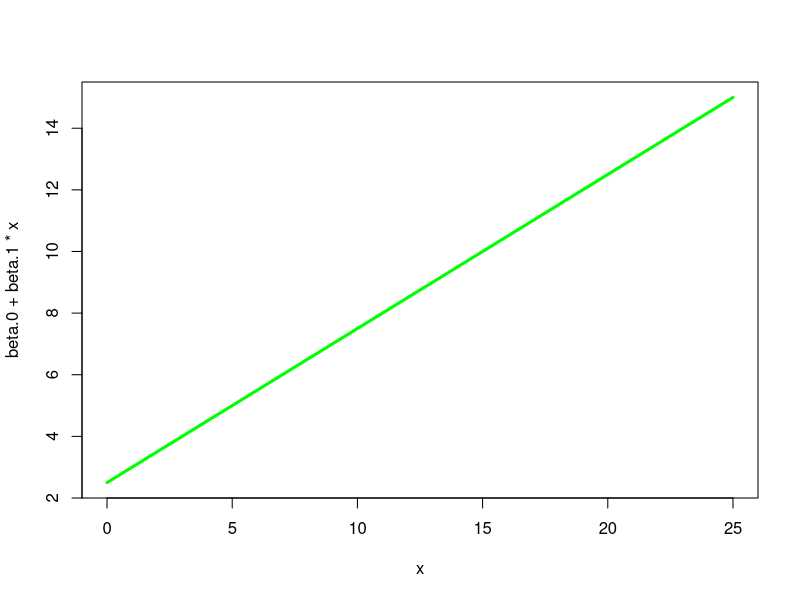
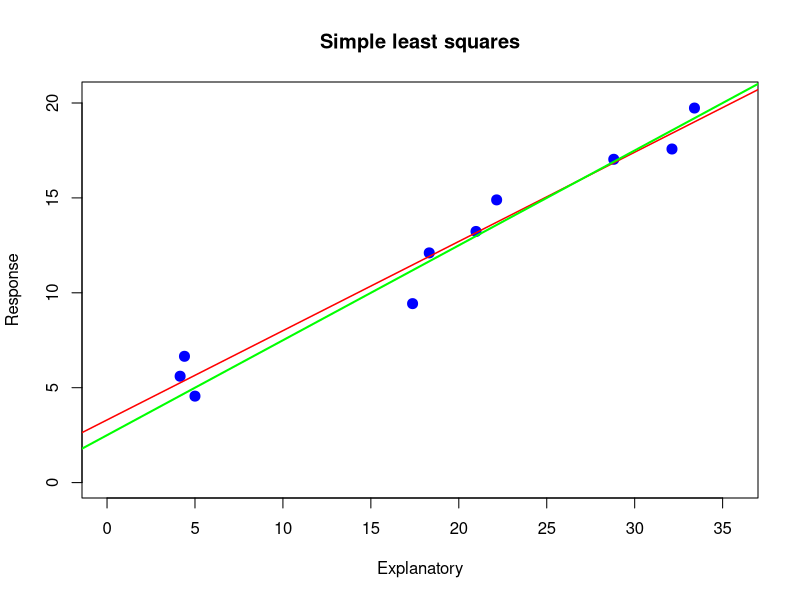
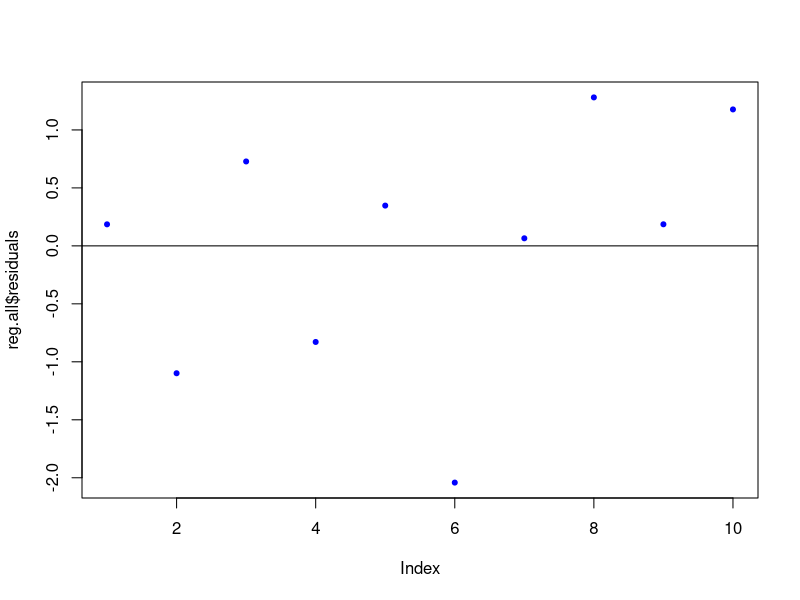
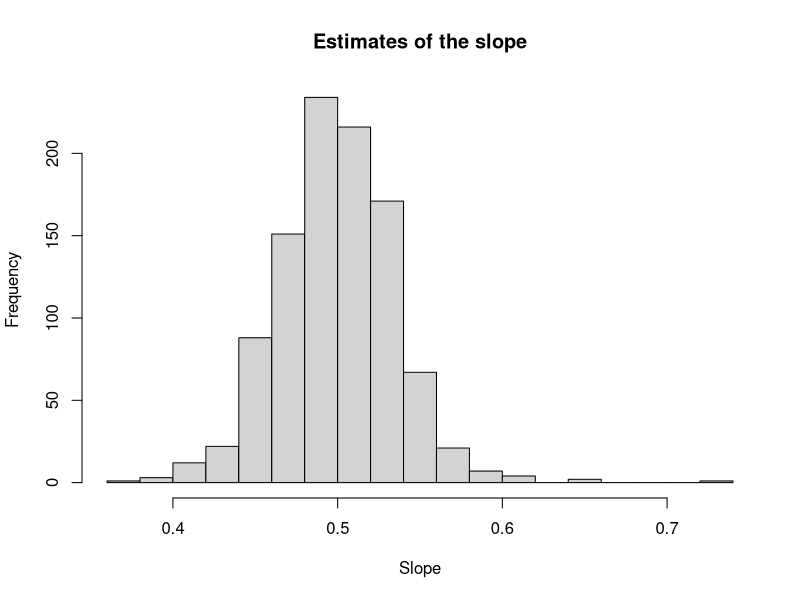
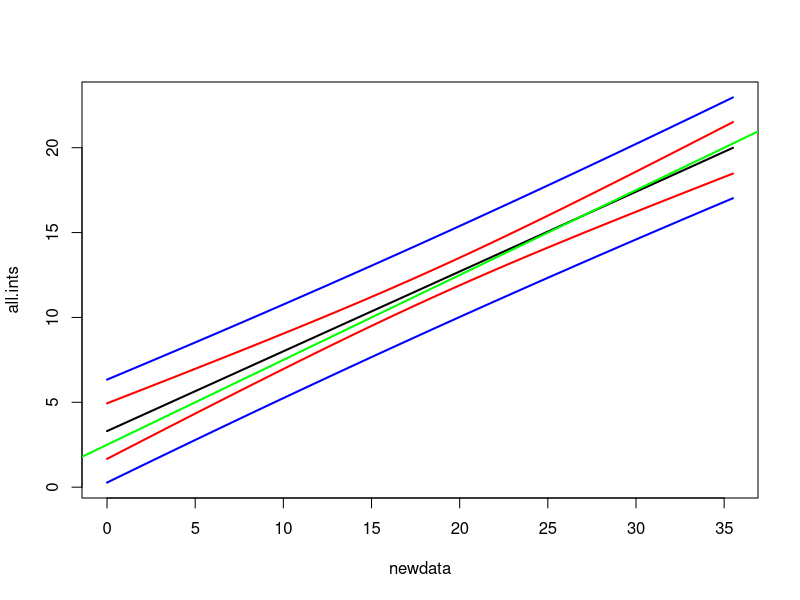

Write R code to recreate these figures, in order.
beta.0<-2.5  ### theoretical paramater values
beta.1<-0.5
curve(beta.0+beta.1*x, 0, 25, lwd=3, col="green")

sigma<-1       #### std. dev of all errors is the same sigma


lambda<-1/25
domain<-rexp(1,lambda)
domain

sample.size<-10

errors<-rnorm(sample.size,mean=0,sd=sigma)
errors

x.coords<-runif(sample.size, min=0, max=domain)
x.coords

y.coords<-beta.0 + beta.1*x.coords+errors
y.coords

plot(x.coords,y.coords, cex=2, pch=20, col="blue", main="Simple least squares", ylab="Response", xlab="Explanatory", xlim=c(0, domain), ylim=c(0,beta.1*domain+beta.0))

abline(lm(y.coords ~ x.coords), lwd=1.5, col="red")
abline(beta.0,beta.1, lwd=2, col="green")

reg<-lm(y.coords ~ x.coords)

reg.all<-summary(reg)
reg.all

####### What is under the hood? ###### 
######################################

b.1<-cor(x.coords,y.coords)*sd(y.coords)/sd(x.coords)
b.1

b.0<-mean(y.coords)-b.1*mean(x.coords)
b.0

############## What if we want more information? #############
##############################################################

reg.all<-summary(reg)
reg.all

res<-reg.all$residuals
plot(reg.all$residuals, pch=20, col="blue")
abline(0,0)

sse<-sum(res^2)  #### Sum of Squares due to Error (SSE)
sse

sst<-sum((y.coords-mean(y.coords))^2) #### Total Sum of Squares (SST)
sst

R.squared<-1-(sse/sst)   #### coefficient of determination aka multiple R-squared
R.squared                #### the closer to 1 the better the fit
##### regression captures the proportion R of the variation in the reponse variable

sqrt(sse/(sample.size-2))              


################ What about the estimation error in the slope parameter? ##########################
###################################################################################################

nsim<-1000
counter<-0
slope.vector<-numeric()

while(counter<nsim){
  counter<-counter+1;
  errors<-rnorm(sample.size,mean=0,sd=sigma);
  x.coords<-runif(sample.size, min=0, max=domain);
  y.coords<-beta.0 + beta.1*x.coords+errors;
  b.1<-cor(x.coords,y.coords)*sd(y.coords)/sd(x.coords);
  slope.vector<-rbind(slope.vector,b.1)
}

slope.vector
hist(slope.vector, breaks=20, 
     main="Estimates of the slope", xlab="Slope")

mean(slope.vector)

############## Is there theory to support this? ################################################

###################################### How to predict? ##############

newdata<-data.frame(x.coords=seq(0,domain,0.1))

conf<-predict(reg,newdata,interval="confidence")
pred<-predict(reg,newdata,interval="prediction")
all.ints<-cbind(conf,pred[,-1])

matplot(newdata,all.ints, type="l", lty=1, lwd=2, col=c("black", "red", "red","blue","blue"))
abline(beta.0,beta.1, lwd=2, col="green")
